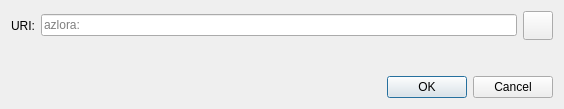
<?xml version="1.0" encoding="UTF-8"?>
<ui version="4.0">
 <class>OpenURIDialog</class>
 <widget class="QDialog" name="OpenURIDialog">
  <property name="geometry">
   <rect>
    <x>0</x>
    <y>0</y>
    <width>564</width>
    <height>109</height>
   </rect>
  </property>
  <property name="windowTitle">
   <string>Open azlora URI</string>
  </property>
  <layout class="QVBoxLayout" name="verticalLayout">
   <item>
    <layout class="QHBoxLayout" name="horizontalLayout">
     <item>
      <widget class="QLabel" name="label">
       <property name="text">
        <string>URI:</string>
       </property>
      </widget>
     </item>
     <item>
      <widget class="QValidatedLineEdit" name="uriEdit">
       <property name="placeholderText">
        <string notr="true">azlora:</string>
       </property>
      </widget>
     </item>
     <item>
      <widget class="QToolButton" name="pasteButton">
       <property name="toolTip">
        <string extracomment="Tooltip text for button that allows you to paste an address that is in your clipboard.">Paste address from clipboard</string>
       </property>
       <property name="text">
        <string/>
       </property>
       <property name="icon">
        <iconset resource="../azlora.qrc">
         <normaloff>:/icons/editpaste</normaloff>:/icons/editpaste
        </iconset>
       </property>
       <property name="iconSize">
        <size>
         <width>22</width>
         <height>22</height>
        </size>
       </property>
      </widget>
     </item>
    </layout>
   </item>
   <item>
    <spacer name="verticalSpacer">
     <property name="orientation">
      <enum>Qt::Vertical</enum>
     </property>
     <property name="sizeHint" stdset="0">
      <size>
       <width>20</width>
       <height>40</height>
      </size>
     </property>
    </spacer>
   </item>
   <item>
    <widget class="QDialogButtonBox" name="buttonBox">
     <property name="orientation">
      <enum>Qt::Horizontal</enum>
     </property>
     <property name="standardButtons">
      <set>QDialogButtonBox::Cancel|QDialogButtonBox::Ok</set>
     </property>
    </widget>
   </item>
  </layout>
 </widget>
 <customwidgets>
  <customwidget>
   <class>QValidatedLineEdit</class>
   <extends>QLineEdit</extends>
   <header>qt/qvalidatedlineedit.h</header>
  </customwidget>
 </customwidgets>
 <resources/>
 <connections>
  <connection>
   <sender>buttonBox</sender>
   <signal>accepted()</signal>
   <receiver>OpenURIDialog</receiver>
   <slot>accept()</slot>
   <hints>
    <hint type="sourcelabel">
     <x>248</x>
     <y>254</y>
    </hint>
    <hint type="destinationlabel">
     <x>157</x>
     <y>274</y>
    </hint>
   </hints>
  </connection>
  <connection>
   <sender>buttonBox</sender>
   <signal>rejected()</signal>
   <receiver>OpenURIDialog</receiver>
   <slot>reject()</slot>
   <hints>
    <hint type="sourcelabel">
     <x>316</x>
     <y>260</y>
    </hint>
    <hint type="destinationlabel">
     <x>286</x>
     <y>274</y>
    </hint>
   </hints>
  </connection>
 </connections>
</ui>
